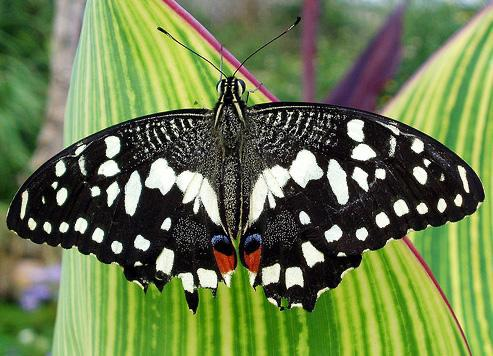
#> input picture MV/butterfly.jpg, 493 x 356 px
$ jupyter execute --allow-errors 'cv[1].ipynb'   (shell and % lines are left out)
#> lines starting #> are read from the running program, lines starting #| are printed output that depends on the picture; after the words box and inside, x2 and y2 are one past the last pixel; in counts of white or black regions, pixels touching at a corner belong together
[cell 1]
import cv2
import numpy as np
import matplotlib.pyplot as plt
# import cv2.imshow

[cell 2]
img_path = "butterfly.jpg"

[cell 3]
img = cv2.imread(img_path)
#> img is the input picture: shape (356, 493, 3); mean B, G, R 77.2, 123.6, 107

[cell 4]
if img is None:
  print("ERROR LOADING IMAGE")
else:
  print("NO ERROR")

[cell 5]
cv2.imshow(img)
cv2.waitKey(0)

[cell 6]
plt.figure(figsize=(10,10))
plt.imshow(img)
plt.title("BGR Image")
plt.show()

[cell 7]
img_mat = cv2.cvtColor(img, cv2.COLOR_BGR2RGB)

plt.figure(figsize=(10,10))
plt.imshow(img_mat)
plt.title("Original Image")
plt.show()

[cell 8]
inp = np.array([[1,2,3,4,5], [6,7,8,9,10], [11,12,13,14,15], [16,17,18,19,20]])
inp

[cell 9]
out = inp[[0,2], :][:, [0,2,4]]
out

[cell 10]
np.linspace(1,20,20, dtype=int).reshape(4,5)[[0,2], :][:, [0,2,4]]

[cell 11]
b = img[100,50,0]
#> b = 126
g = img[100,50,1]
#> g = 149
r = img[100,50,2]
#> r = 141
print(b,g,r)
#| 126 149 141

[cell 12]
modified = img.copy()
modified[100,50] = [255, 0, 0]
#> modified: shape (356, 493, 3); under 0.01% of pixels changed, all inside (x1, y1, x2, y2) = (50, 100, 51, 101)
#> (the rest of this cell did not finish here and is left out)

[cell 13]
plt.figure(figsize=(10,10))
plt.imshow(modified)
plt.title("Original Image")
plt.show()

[cell 14]
brightness = cv2.convertScaleAbs(img, alpha = 1, beta = 50)
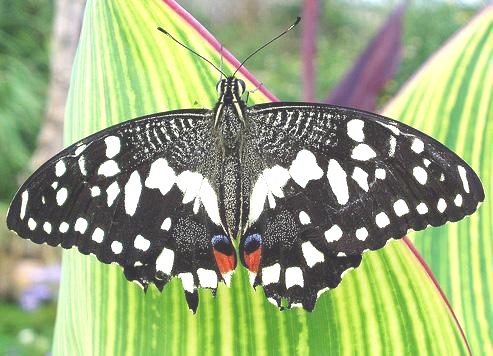
#> brightness: shape (356, 493, 3); mean B, G, R 125.4, 170.1, 154.5
bright_img = cv2.cvtColor(brightness, cv2.COLOR_BGR2RGB)

plt.figure(figsize=(10,10))
plt.imshow(bright_img)
plt.title("Original Image")
plt.show()

[cell 15]
# Applying a filter for smoothening

kernel = np.ones((5,5), dtype=np.float32)/25    # 5,5
kernel

[cell 16]
smooth_img = cv2.filter2D(img, -20, kernel)
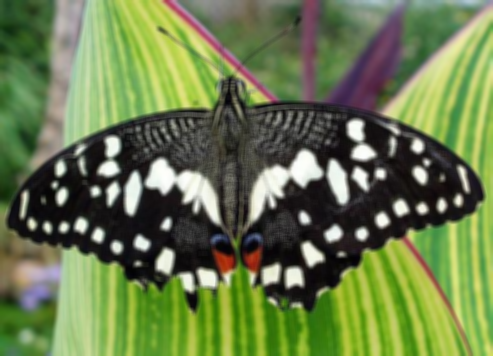
#> smooth_img: shape (356, 493, 3); mean B, G, R 77.2, 123.6, 107
smooth_img = cv2.cvtColor(smooth_img, cv2.COLOR_BGR2RGB)

plt.figure(figsize=(10,10))
plt.imshow(smooth_img)
plt.title("Smooth Image")
plt.show()

[cell 17]
smooth_img = cv2.filter2D(img, -1, kernel)
smooth_img = cv2.cvtColor(smooth_img, cv2.COLOR_BGR2RGB)

plt.figure(figsize=(10,10))
plt.imshow(smooth_img)
plt.title("Smooth Image")
plt.show()

[cell 18]
smooth_img = cv2.filter2D(img, 10, kernel)
smooth_img = cv2.cvtColor(smooth_img, cv2.COLOR_BGR2RGB)

plt.figure(figsize=(10,10))
plt.imshow(smooth_img)
plt.title("Smooth Image")
plt.show()

[cell 19]
smooth_img = cv2.filter2D(img, -1000, kernel)
smooth_img = cv2.cvtColor(smooth_img, cv2.COLOR_BGR2RGB)

plt.figure(figsize=(10,10))
plt.imshow(smooth_img)
plt.title("Smooth Image")
plt.show()

[cell 20]
flipped_hori = cv2.flip(img, 1)
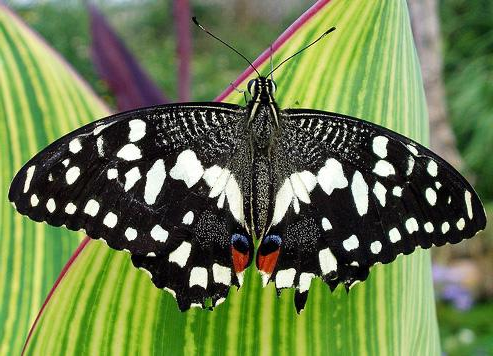
#> flipped_hori: shape (356, 493, 3); mean B, G, R 77.2, 123.6, 107
flipped_hori = cv2.cvtColor(flipped_hori, cv2.COLOR_BGR2RGB)

plt.figure(figsize=(10,10))
plt.imshow(flipped_hori)
plt.title("Flipped Horizontally")

[cell 21]
flip_vertical = cv2.flip(img, 0)
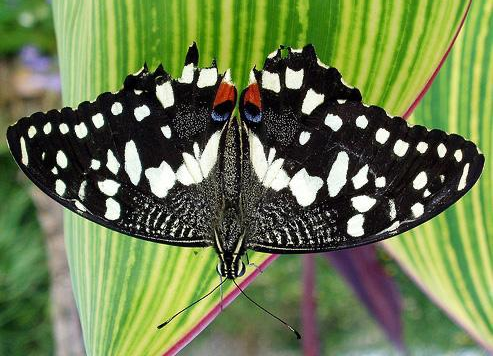
#> flip_vertical: shape (356, 493, 3); mean B, G, R 77.2, 123.6, 107
flip_vertical = cv2.cvtColor(flip_vertical, cv2.COLOR_BGR2RGB)

plt.figure(figsize=(10,10))
plt.imshow(flip_vertical)
plt.title("Flipped Vertically")
#
